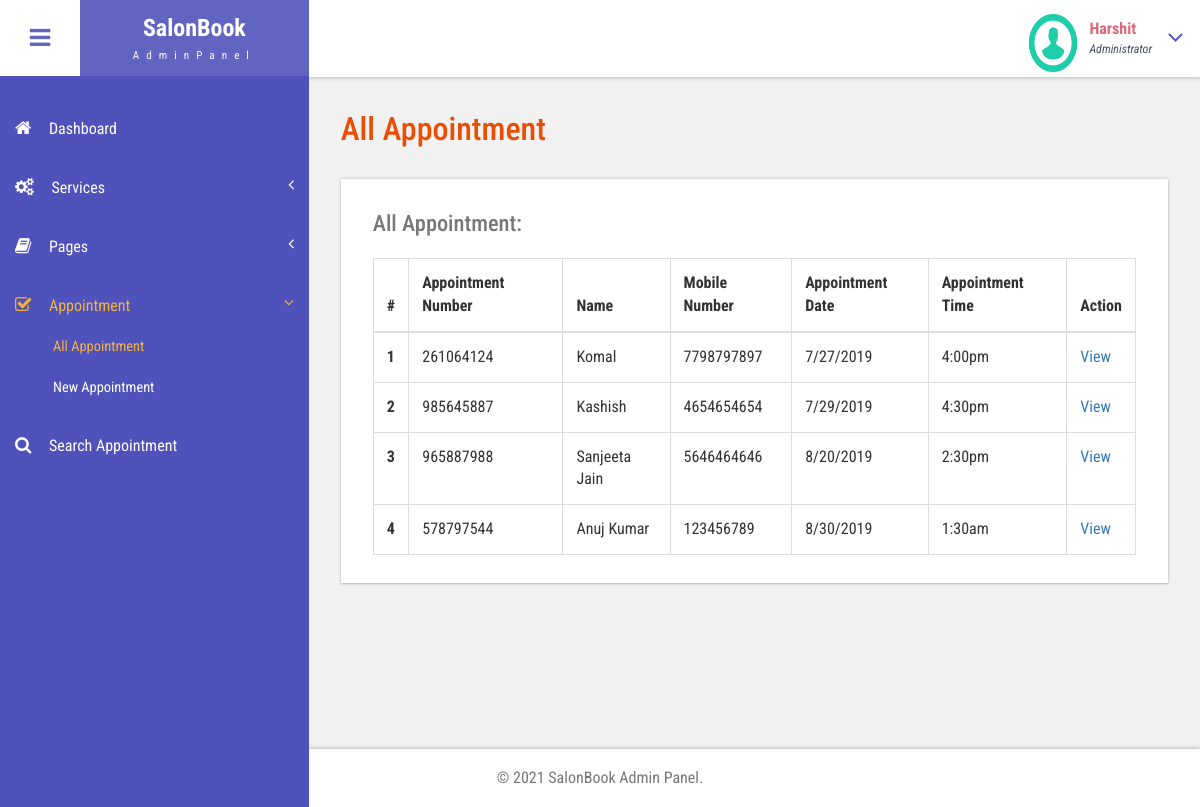
Page /admin/all-appointment.php (signed in) on the committed database.
### tables this page shows
CREATE TABLE `tblappointment` (
  `ID` int(10) NOT NULL,
  `AptNumber` varchar(80) DEFAULT NULL,
  `Name` varchar(120) DEFAULT NULL,
  `Email` varchar(120) DEFAULT NULL,
  `PhoneNumber` bigint(11) DEFAULT NULL,
  `AptDate` varchar(120) DEFAULT NULL,
  `AptTime` varchar(120) DEFAULT NULL,
  `Services` varchar(120) DEFAULT NULL,
  `ApplyDate` timestamp NULL DEFAULT CURRENT_TIMESTAMP,
  `Remark` varchar(250) NOT NULL,
  `Status` varchar(50) NOT NULL,
  `RemarkDate` timestamp NOT NULL DEFAULT '0000-00-00 00:00:00' ON UPDATE CURRENT_TIMESTAMP
);

### admin/all-appointment.php (the view, shortened to what this page needs)
<?php
include('includes/dbconnection.php');
if (strlen($_SESSION['bpmsaid'] == 0)) {
	header('location:logout.php');
} else {
?>
	<!DOCTYPE HTML>
	<html>
	<head>
		<link href="css/bootstrap.css" rel='stylesheet' type='text/css' />
		<link href="css/style.css" rel='stylesheet' type='text/css' />
		<link href="css/font-awesome.css" rel="stylesheet">
		<link href="css/animate.css" rel="stylesheet" type="text/css" media="all">
		<link href="css/custom.css" rel="stylesheet">
	</head>
	<body class="cbp-spmenu-push">
		<div class="main-content">
			<?php include_once('includes/sidebar.php'); ?>
			<?php include_once('includes/header.php'); ?>
			<div id="page-wrapper">
				<div class="main-page">
					<div class="tables">
						<h3 class="title1">All Appointment</h3>
						<div class="table-responsive bs-example widget-shadow">
							<h4>All Appointment:</h4>
							<table class="table table-bordered">
								<thead>
									<tr>
										<th>#</th>
										<th> Appointment Number</th>
										<th>Name</th>
										<th>Mobile Number</th>
										<th>Appointment Date</th>
										<th>Appointment Time</th>
										<th>Action</th>
									</tr>
								</thead>
								<tbody>
									<?php
									$ret = mysqli_query($con, "select *from  tblappointment");
									$cnt = 1;
									while ($row = mysqli_fetch_array($ret)) {
									?>
										<tr>
											<th scope="row"><?php echo $cnt; ?></th>
											<td><?php echo $row['AptNumber']; ?></td>
											<td><?php echo $row['Name']; ?></td>
											<td><?php echo $row['PhoneNumber']; ?></td>
											<td><?php echo $row['AptDate']; ?></td>
											<td><?php echo $row['AptTime']; ?></td>
											<td><a href="view-appointment.php?viewid=<?php echo $row['ID']; ?>">View</a></td>
										</tr> <?php
												$cnt = $cnt + 1;
											} ?>
								</tbody>
							</table>
						</div>
					</div>
				</div>
			</div>
			<?php include_once('includes/footer.php'); ?>
		</div>
	</body>
	</html>
<?php }  ?>

### admin/includes/header.php (shortened to what this page needs)
<div class="sticky-header header-section ">
  <div class="header-left">
    <button id="showLeftPush"><i class="fa fa-bars"></i></button>
    <div class="logo">
      <a href="index.php">
        <h1>SalonBook</h1>
        <span>AdminPanel</span>
      </a>
    </div>
  </div>
  <div class="header-right">
    <div class="profile_details">
      <?php
      $adid = $_SESSION['bpmsaid'];
      $ret = mysqli_query($con, "select AdminName from tbladmin where ID='$adid'");
      $row = mysqli_fetch_array($ret);
      $name = $row['AdminName'];
      ?>
      <ul>
        <li class="dropdown profile_details_drop">
          <a href="#" class="dropdown-toggle" data-toggle="dropdown" aria-expanded="false">
            <div class="profile_img">
              <span class="prfil-img"><img src="images/download (1).png" alt="" width="50" height="60"> </span>
              <div class="user-name">
                <p><?php echo $name; ?></p>
                <span>Administrator</span>
              </div>
              <i class="fa fa-angle-down lnr"></i>
              <div class="clearfix"></div>
            </div>
          </a>
        </li>
      </ul>
    </div>
    <div class="clearfix"> </div>
  </div>
  <div class="clearfix"> </div>
</div>

### admin/css/style.css (style rules this page uses)
h4, h5, h6, h1, h2, h3 { margin: 0; }
ul, ol { margin: 0; }
p { margin: 0; }
html, body { font-family: 'Roboto Condensed', sans-serif; font-size: 100%; overflow-x: hidden; background: #fff; }
body a { transition: 0.5s all ease; -webkit-transition: 0.5s all ease; -moz-transition: 0.5s all ease; -o-transition: 0.5s all ease; -ms-transition: 0.5s all ease; text-decoration:none; }
h1,h2,h3,h4,h5,h6 { margin:0; }
p { margin:0; }
ul,label { margin:0; padding:0; }
.main-content { position: relative; }
.sticky-header { position: fixed; top: 0; left:0px; width: 100%; z-index: 100; }
.header-section { background:#FFF; box-shadow: 1px 1px 4px rgba(0, 0, 0, 0.21); -webkit-box-shadow: 1px 1px 4px rgba(0, 0, 0, 0.21); -moz-box-shadow: 1px 1px 4px rgba(0, 0, 0, 0.21); -o-box-shadow: 1px 1px 4px rgba(0, 0, 0, 0.21); }
.header-section::after { clear: both; display: block; content: ''; }
.header-left { float: left; width: 45%; }
.header-right { float: right; }
button#showLeftPush { font-size: 1.5em; width: 80px; padding: 0.87em 0; text-align: center; cursor: pointer; float: left; color: #6F6F6F; -moz-transition: all 0.2s ease-out 0s; -webkit-transition: all 0.2s ease-out 0s; transition: all 0.2s ease-out 0s; border: none; background-color: #fff; outline:none; }
.cbp-spmenu-push { overflow-x: hidden; position: relative; }
.cbp-spmenu, .cbp-spmenu-push { -webkit-transition: all 0.3s ease; -moz-transition: all 0.3s ease; transition: all 0.3s ease; }
.cbp-spmenu-push div#page-wrapper { margin: 0 0 0 19.3em; transition:.5s all; -webkit-transition:.5s all; -moz-transition:.5s all; }
.fa { display: inline-block; font-family: FontAwesome; font-style: normal; font-weight: normal; line-height: 1; -webkit-font-smoothing: antialiased; -moz-osx-font-smoothing: grayscale; }
.logo { background: #6164C1; text-align: center; float: left; }
.logo a { padding: 0.9em 3.3em .7em; display: block; text-decoration: none; }
.logo a h1 { color: #fff; font-size: 1.5em; line-height: 1.2em; font-weight: 700; }
.logo a span { color: #F8F8F8; font-size: .7em; text-align: center; letter-spacing: 7px; }
.profile_details { float: right; }
.profile_details_drop a.dropdown-toggle { display:block; padding: 0.8em 3em 0 2em; }
.profile_img span.prfil-img { float:left; }
.user-name { float:left; margin-top:8px; margin-left:11px; height:35px; }
.profile_details ul li { list-style-type:none; position:relative; }
.profile_details li a i.fa.lnr { position: absolute; top: 34%; right: 8%; color: #4F52BA; font-size: 1.6em; }
.user-name p { font-size:1em; color:#DD6777; line-height:1em; font-weight:700; }
.user-name span { font-size: .75em; font-style: italic; color: #424f63; font-weight: normal; margin-top: .3em; }
.widget-shadow { background-color: #fff; box-shadow: 0 -1px 3px rgba(0,0,0,.12),0 1px 2px rgba(0,0,0,.24); -webkit-box-shadow: 0 -1px 3px rgba(0,0,0,.12),0 1px 2px rgba(0,0,0,.24); -moz-box-shadow: 0 -1px 3px rgba(0,0,0,.12),0 1px 2px rgba(0,0,0,.24); }
h3.title1 { font-size: 2em; color: #e94e02; margin-bottom: 0.8em; }
.table > thead > tr > th, .table > tbody > tr > th, .table > tfoot > tr > th, .table > thead > tr > td, .table > tbody > tr > td, .table > tfoot > tr > td { border-top: none; }
.tables h4 { font-size: 1.4em; margin-bottom: 1em; color: #777777; }
.tables .panel-body ,.tables .bs-example { padding: 2em 2em 0.5em; }
.tables .table > thead > tr > th, .tables .table > tbody > tr > th, .tables .table > tfoot > tr > th, .tables .table > thead > tr > td, .tables .table > tbody > tr > td, .tables .table > tfoot > tr > td { padding: 13px; border-top: 1px solid #E0E0E0; }
.bs-example { margin-top: 2em; }

### admin/css/custom.css (style rules this page uses)
#page-wrapper { padding:7em 2em 2.5em; background-color: #F1F1F1; }

### rows in the picture
tblappointment: AptNumber "261064124", Name "Komal", PhoneNumber "7798797897", AptDate "7/27/2019", AptTime "4:00pm"
tblappointment: AptNumber "985645887", Name "Kashish", PhoneNumber "4654654654", AptDate "7/29/2019", AptTime "4:30pm"
tblappointment: AptNumber "965887988", Name "Sanjeeta Jain", PhoneNumber "5646464646", AptDate "8/20/2019", AptTime "2:30pm"
tblappointment: AptNumber "578797544", Name "Anuj Kumar", PhoneNumber "123456789", AptDate "8/30/2019", AptTime "1:30am"

### other values in the picture
$name "Harshit"
